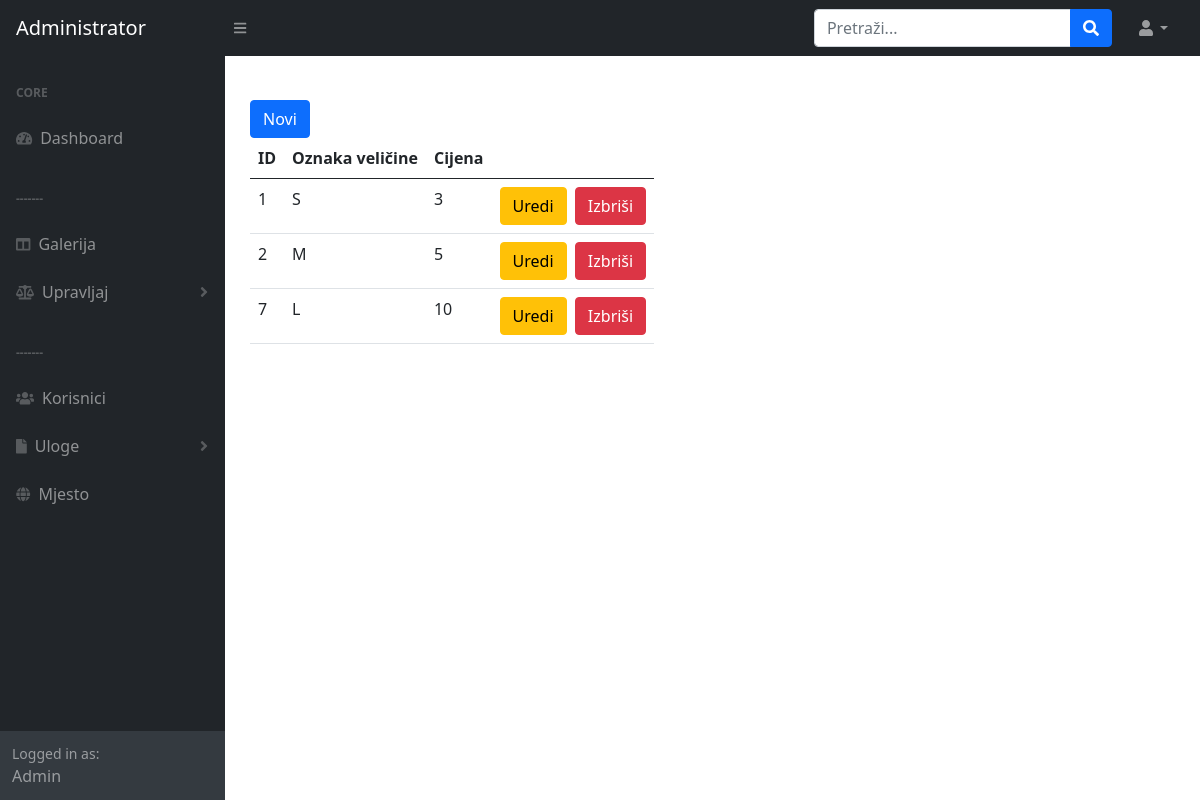
The page /admin/velicina.php on the database its author committed.
### tables this page shows
CREATE TABLE `velicina` (
  `id` int(11) NOT NULL,
  `oznaka` varchar(10) NOT NULL,
  `cijena` int(10) NOT NULL
);

### admin/velicina.php (the view, shortened to what this page needs)
<?php
    include_once 'includes/head.inc.php';
    include_once 'includes/nav.inc.php';
    include_once 'includes/sidenav.inc.php';
    require_once 'includes/dbh.inc.php';
?>
<div class="korisnik">
<button type="button" id="btnNovi" class="btn btn-primary" data-bs-toggle="modal" data-bs-target="#novaVelicina">Novi</button>
<table class="table">
  <thead>
    <tr>
      <th scope="col">ID</th>
      <th scope="col">Oznaka veličine</th>
      <th scope="col">Cijena</th>
      <th scope="col"></th>
    </tr>
  </thead>
  <tbody>
    <?php
    $sql = "SELECT * FROM velicina;";
    $result = mysqli_query($conn, $sql);
    $resultCheck = mysqli_num_rows($result);
    if($resultCheck > 0){
        while($row = mysqli_fetch_assoc($result)){
            echo "<tr><td>". $row["id"]
                ."</td><td>". $row["oznaka"]
                ."</td><td>". $row["cijena"]
                .'</td><td><a href="editvelicina.php?editVelicina='.$row["id"].'"><button class="btn btn-warning">Uredi</button></a>&nbsp
                <a href="includes/delete.inc.php?deleteVelicina='.$row["id"].'"><button class="btn btn-danger">Izbriši</button></a></td></tr>' ;
        }
        echo "</tbody></table>";
    }
    else {
        echo "</tbody></table>";
        echo "Nema rezultata..";
    }
    ?>
</div>
 <?php
include_once 'includes/footer.inc.php';
?>

### rows shown on the page
velicina: id "1", oznaka "S", cijena "3"
velicina: id "2", oznaka "M", cijena "5"
velicina: id "7", oznaka "L", cijena "10"
